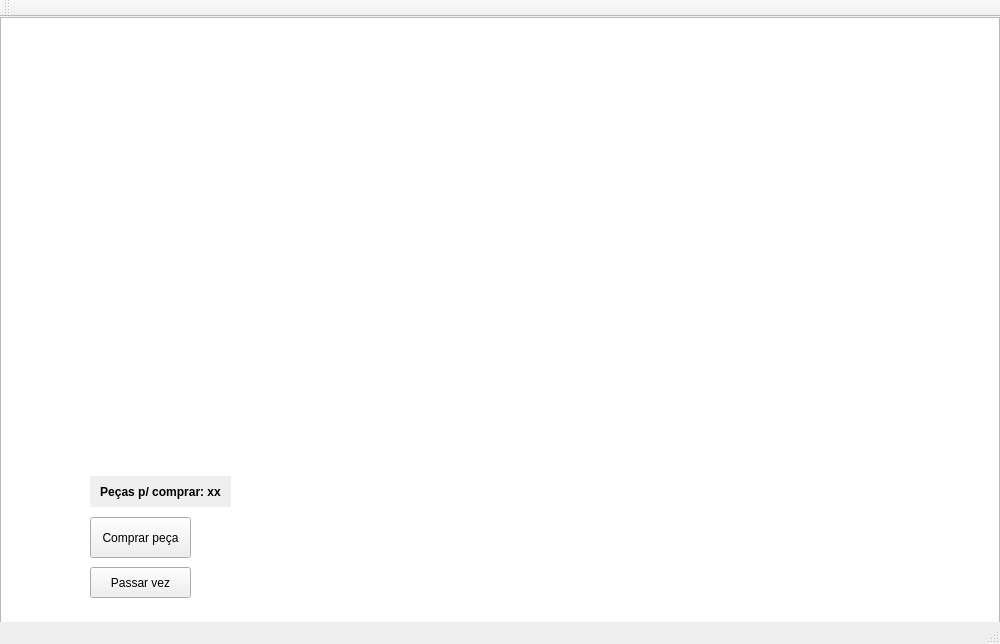
<?xml version="1.0" encoding="UTF-8"?>
<ui version="4.0">
 <class>Game</class>
 <widget class="QMainWindow" name="Game">
  <property name="geometry">
   <rect>
    <x>0</x>
    <y>0</y>
    <width>1000</width>
    <height>644</height>
   </rect>
  </property>
  <property name="minimumSize">
   <size>
    <width>1000</width>
    <height>500</height>
   </size>
  </property>
  <property name="windowTitle">
   <string>MainWindow</string>
  </property>
  <widget class="QWidget" name="centralWidget">
   <property name="minimumSize">
    <size>
     <width>1000</width>
     <height>600</height>
    </size>
   </property>
   <widget class="QGraphicsView" name="graphicsView">
    <property name="geometry">
     <rect>
      <x>0</x>
      <y>0</y>
      <width>1000</width>
      <height>800</height>
     </rect>
    </property>
    <property name="minimumSize">
     <size>
      <width>1000</width>
      <height>600</height>
     </size>
    </property>
   </widget>
   <widget class="QPushButton" name="passarVez">
    <property name="geometry">
     <rect>
      <x>90</x>
      <y>550</y>
      <width>101</width>
      <height>31</height>
     </rect>
    </property>
    <property name="text">
     <string>Passar vez</string>
    </property>
   </widget>
   <widget class="QPushButton" name="comprarPeca">
    <property name="geometry">
     <rect>
      <x>90</x>
      <y>500</y>
      <width>101</width>
      <height>41</height>
     </rect>
    </property>
    <property name="text">
     <string>Comprar peça</string>
    </property>
   </widget>
   <widget class="QLabel" name="label">
    <property name="enabled">
     <bool>true</bool>
    </property>
    <property name="geometry">
     <rect>
      <x>90</x>
      <y>459</y>
      <width>141</width>
      <height>31</height>
     </rect>
    </property>
    <property name="font">
     <font>
      <weight>75</weight>
      <bold>true</bold>
     </font>
    </property>
    <property name="autoFillBackground">
     <bool>true</bool>
    </property>
    <property name="styleSheet">
     <string notr="true"/>
    </property>
    <property name="text">
     <string>Peças p/ comprar: xx</string>
    </property>
    <property name="alignment">
     <set>Qt::AlignCenter</set>
    </property>
   </widget>
  </widget>
  <widget class="QMenuBar" name="menuBar">
   <property name="geometry">
    <rect>
     <x>0</x>
     <y>0</y>
     <width>1000</width>
     <height>22</height>
    </rect>
   </property>
   <property name="minimumSize">
    <size>
     <width>0</width>
     <height>0</height>
    </size>
   </property>
  </widget>
  <widget class="QToolBar" name="mainToolBar">
   <attribute name="toolBarArea">
    <enum>TopToolBarArea</enum>
   </attribute>
   <attribute name="toolBarBreak">
    <bool>false</bool>
   </attribute>
  </widget>
  <widget class="QStatusBar" name="statusBar"/>
 </widget>
 <layoutdefault spacing="6" margin="11"/>
 <resources/>
 <connections/>
</ui>
